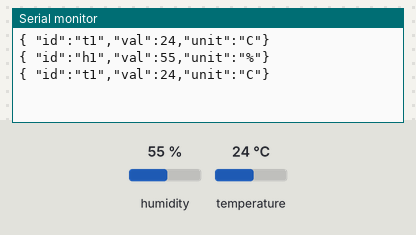
Bench run of a sketch on a simulated Arduino Uno, built with avr-gcc and run on an emulated ATmega328P. Shown: the last lines printed to the serial monitor. The inputs (shaded band) are chosen by the test bench; at power-on: humidity 55 %, temperature 24 °C.

Above: at 2.8 s.
2.9 s: humidity set to 22 %
At 3.9 s:
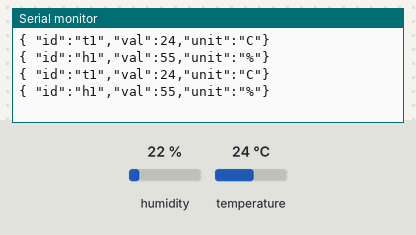
5.6 s: temperature set to 12 °C
At 6.9 s:
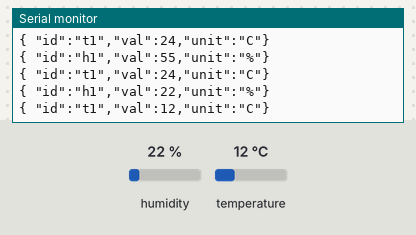
8.3 s: humidity set to 40 %
At 9.9 s:
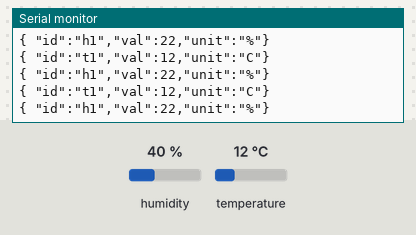
Timing chart, 0 to 11.4 s (numbered marks = the images above; inputs shaded):
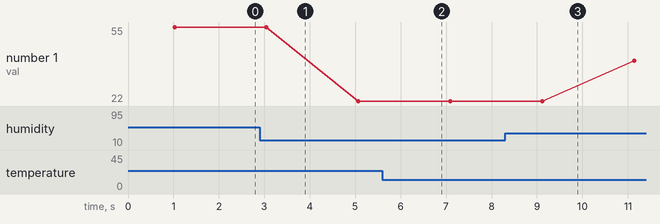

The sketch:

Sensor1.ino
```cpp
#include <DHT.h>
int sensor = 7;
int temp, humedad;
DHT dht (sensor, DHT11);

void enviarSensor(char* id, int valor, char* unidad){
  Serial.print("{ \"id\":\"");
  Serial.print(id);
  Serial.print("\",");
  Serial.print("\"val\":");
  Serial.print(valor,DEC);
  Serial.print(",\"unit\":\"");
  Serial.print(unidad);
  Serial.print("\"}\n");
}

void setup() {
  Serial.begin(9600);
  dht.begin();
}

void loop() {
  temp = dht.readTemperature();
  enviarSensor("t1", temp, "C");
  delay(1000);

  humedad = dht.readHumidity();
  enviarSensor("h1", humedad, "%");
  delay(1000);
}
```

Measured:
- after the input at 5.6 s, the serial monitor: prints a new line after 0.50 s (image 2)
- plotted number 1: 55 → 22 after the input at 2.9 s, 22 → 40 after the input at 8.3 s
